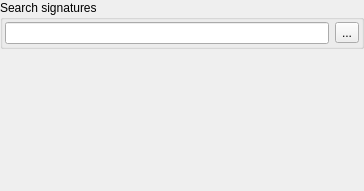
<?xml version="1.0" encoding="UTF-8"?>
<ui version="4.0">
 <class>SearchSignaturesOptionsWidget</class>
 <widget class="QWidget" name="SearchSignaturesOptionsWidget">
  <property name="geometry">
   <rect>
    <x>0</x>
    <y>0</y>
    <width>364</width>
    <height>191</height>
   </rect>
  </property>
  <property name="windowTitle">
   <string>Form</string>
  </property>
  <layout class="QVBoxLayout" name="verticalLayout">
   <property name="leftMargin">
    <number>0</number>
   </property>
   <property name="topMargin">
    <number>0</number>
   </property>
   <property name="rightMargin">
    <number>0</number>
   </property>
   <property name="bottomMargin">
    <number>0</number>
   </property>
   <item>
    <widget class="QScrollArea" name="scrollAreaSearchSignatures">
     <property name="frameShape">
      <enum>QFrame::NoFrame</enum>
     </property>
     <property name="frameShadow">
      <enum>QFrame::Plain</enum>
     </property>
     <property name="widgetResizable">
      <bool>true</bool>
     </property>
     <widget class="QWidget" name="scrollAreaWidgetSearchSignatures">
      <property name="geometry">
       <rect>
        <x>0</x>
        <y>0</y>
        <width>364</width>
        <height>191</height>
       </rect>
      </property>
      <layout class="QVBoxLayout" name="verticalLayout_2">
       <property name="leftMargin">
        <number>0</number>
       </property>
       <property name="topMargin">
        <number>0</number>
       </property>
       <property name="rightMargin">
        <number>0</number>
       </property>
       <property name="bottomMargin">
        <number>0</number>
       </property>
       <item>
        <widget class="QGroupBox" name="groupBoxSearchSignaturesPath">
         <property name="title">
          <string>Search signatures</string>
         </property>
         <layout class="QHBoxLayout" name="horizontalLayout_6">
          <property name="leftMargin">
           <number>2</number>
          </property>
          <property name="topMargin">
           <number>2</number>
          </property>
          <property name="rightMargin">
           <number>2</number>
          </property>
          <property name="bottomMargin">
           <number>2</number>
          </property>
          <item>
           <widget class="QLineEdit" name="lineEditSearchSignaturesPath"/>
          </item>
          <item>
           <widget class="QToolButton" name="toolButtonSearchSignaturesPath">
            <property name="text">
             <string notr="true">...</string>
            </property>
           </widget>
          </item>
         </layout>
        </widget>
       </item>
       <item>
        <spacer name="verticalSpacer_2">
         <property name="orientation">
          <enum>Qt::Vertical</enum>
         </property>
         <property name="sizeHint" stdset="0">
          <size>
           <width>20</width>
           <height>149</height>
          </size>
         </property>
        </spacer>
       </item>
      </layout>
     </widget>
    </widget>
   </item>
  </layout>
 </widget>
 <resources/>
 <connections/>
</ui>
